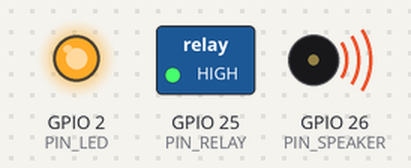
A sketch run on a simulated ESP32. Parts: switched loads named in the sketch (green lamp = pin HIGH), output pins drawn as LEDs (lit = HIGH), buzzer (waves = sounding). Random numbers use the default seed unless the sketch sets one. At 9.2 s the program puts the board to deep sleep or switches it off; the recording ends there.

Above: at 0.7 s.
At 8.7 s:
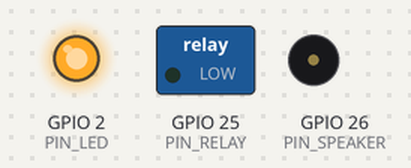
Timing chart, 0 to 9.2 s (numbered marks = the images above):
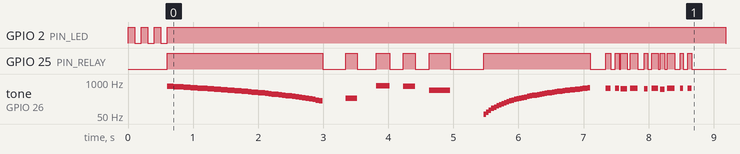

Measured:
- by itself, GPIO 2 (PIN_LED): repeats every 0.20 s: HIGH 0.10 s, LOW 0.10 s
- by itself, GPIO 25 (PIN_RELAY): LOW → HIGH at 0.60 s, → LOW 2.4 s later, → HIGH 0.36 s later, → LOW 0.18 s later, … (32 changes in this stretch)
- by itself, tone on GPIO 26 (PIN_SPEAKER): plays 688 Hz for 0.05 s, 677 Hz for 0.05 s, 666 Hz for 0.05 s, 655 Hz for 0.05 s, 644 Hz for 0.05 s, 633 Hz for 0.05 s … (102 notes in this stretch)

The sketch:

MoleRepeller.ino
```cpp
/*
 * Mole Repeller - Next Generation
 * Target: ESP32 DevKit C
 *
 * Hardware:
 *   GPIO25 → Relay module IN → 12V vibration motor (via NO/COM terminals)
 *            Relay module VCC → 5V, GND → GND
 *            1N4001 flyback diode across motor terminals
 *            Use a relay module rated for 3.3V input signal, or add a
 *            2N2222 level-shift transistor between GPIO25 and the relay coil
 *   GPIO26 → LM386 amplifier input → 8Ω speaker (1W min, 57mm+ cone)
 *   GPIO2  → Status LED (onboard LED on most ESP32 DevKit boards)
 *   12V supply → relay COM terminal → motor
 *
 * Strategy:
 *   Five pattern types (burst, sweep, staccato, rumble, combo) are randomly
 *   dispatched in groups of 1–4 per wake cycle. The relay switches the 12V
 *   motor on/off; the LM386 speaker provides simultaneous low-frequency audio.
 *   Between cycles the ESP32 enters deep sleep (~10µA) for 30–180 s.
 *   The PRNG is re-seeded from the ESP32 hardware RNG on every wake.
 */

#include <Arduino.h>
#include "esp_sleep.h"
#include "esp_random.h"

// ── Pin assignments ──────────────────────────────────────────────────────────
static const uint8_t PIN_RELAY   = 25;  // Relay IN — switches 12V motor
static const uint8_t PIN_SPEAKER = 26;  // Speaker via LM386 amplifier
static const uint8_t PIN_LED     = 2;   // Onboard LED (active HIGH on DevKit C)
// PIN_ENTROPY (GPIO34) removed — RNG now seeded from ESP32 hardware RNG (esp_random())

// ── Frequency range perceived by moles (Hz) ─────────────────────────────────
static const uint16_t FREQ_MIN =  50;
static const uint16_t FREQ_MAX = 800;

// ── Cycle sleep window (ms) ──────────────────────────────────────────────────
// TEST VALUES — restore to 30000 / 180000 before deployment
static const uint32_t SLEEP_MIN_MS =  3000UL;   // 3 s  (deploy: 30000)
static const uint32_t SLEEP_MAX_MS =  8000UL;   // 8 s  (deploy: 180000)

// ─────────────────────────────────────────────────────────────────────────────
// XOR-shift 32-bit PRNG — fast, no division, full 2^32 period
// ─────────────────────────────────────────────────────────────────────────────
static uint32_t rng_state;

static void rng_seed(uint32_t seed) {
    rng_state = seed ? seed : 0xDEADBEEFUL;
}

// XOR-shift: 3 shifts produce a full-period sequence over all 2^32 non-zero values.
static uint32_t rng_next() {
    rng_state ^= rng_state << 13;
    rng_state ^= rng_state >> 17;
    rng_state ^= rng_state << 5;
    return rng_state;
}

// Uniform random value in [lo, hi]
static uint32_t rng_range(uint32_t lo, uint32_t hi) {
    return lo + (rng_next() % (hi - lo + 1));
}

// ─────────────────────────────────────────────────────────────────────────────
// Relay helpers — 12V motor is on/off only (relay cannot PWM)
// ─────────────────────────────────────────────────────────────────────────────
static inline void motorOn()  { digitalWrite(PIN_RELAY, HIGH); }
static inline void motorOff() { digitalWrite(PIN_RELAY, LOW);  }

// ─────────────────────────────────────────────────────────────────────────────
// Pattern 1 — BURST: sharp on/off pulses at random frequencies
// ─────────────────────────────────────────────────────────────────────────────
static void patternBurst() {
    uint8_t count = rng_range(2, 8);       // R: 2–8 pulses — unpredictable burst length
    for (uint8_t i = 0; i < count; i++) {
        uint16_t freq = rng_range(FREQ_MIN, FREQ_MAX); // R: 50–800 Hz — different pitch every pulse
        uint16_t on   = rng_range(80, 400);            // R: pulse duration varies so rhythm is never fixed
        uint16_t off  = rng_range(50, 300);            // R: gap between pulses also varies
        motorOn();
        tone(PIN_SPEAKER, freq, on);
        delay(on);
        motorOff();
        noTone(PIN_SPEAKER);
        delay(off);
    }
}

// ─────────────────────────────────────────────────────────────────────────────
// Pattern 2 — SWEEP: continuous glide up or down while motor runs
// ─────────────────────────────────────────────────────────────────────────────
static void patternSweep() {
    bool     asc    = rng_next() & 1;                    // R: direction up or down — coin flip each time
    uint16_t start  = asc ? rng_range(FREQ_MIN, 200)    // R: ascending sweep starts low (50–200 Hz)
                          : rng_range(400, FREQ_MAX);    //    descending sweep starts high (400–800 Hz)
    uint16_t end    = asc ? rng_range(400, FREQ_MAX)    // R: ascending ends high
                          : rng_range(FREQ_MIN, 200);    //    descending ends low
    uint8_t  steps  = rng_range(20, 60);                 // R: 20–60 steps — controls sweep resolution
    uint16_t stepMs = rng_range(20, 60);                 // R: 20–60 ms per step — controls sweep speed
    int16_t  delta  = ((int16_t)end - (int16_t)start) / (int16_t)steps;

    motorOn();
    for (uint8_t i = 0; i < steps; i++) {
        tone(PIN_SPEAKER, (uint16_t)((int16_t)start + (int16_t)i * delta));
        delay(stepMs);
    }
    noTone(PIN_SPEAKER);
    motorOff();
}

// ─────────────────────────────────────────────────────────────────────────────
// Pattern 3 — STACCATO: rapid short pulses with slight frequency jitter
// ─────────────────────────────────────────────────────────────────────────────
static void patternStaccato() {
    uint8_t  pulses   = rng_range(10, 40);    // R: 10–40 pulses — burst density unpredictable
    uint16_t baseFreq = rng_range(100, 600);  // R: base pitch shifts every staccato sequence
    for (uint8_t i = 0; i < pulses; i++) {
        uint16_t f = baseFreq + (uint16_t)rng_range(0, 80) - 40; // R: ±40 Hz jitter per pulse — never monotone
        motorOn();
        tone(PIN_SPEAKER, f);
        delay(rng_range(30, 120));             // R: on-time varies — irregular clicking rhythm
        motorOff();
        noTone(PIN_SPEAKER);
        delay(rng_range(20, 100));             // R: off-time varies independently of on-time
    }
}

// ─────────────────────────────────────────────────────────────────────────────
// Pattern 4 — RUMBLE: sustained low tone with irregular motor beats
// ─────────────────────────────────────────────────────────────────────────────
static void patternRumble() {
    uint16_t freq     = rng_range(FREQ_MIN, 150); // R: very low tone (50–150 Hz) — mimics underground activity
    uint32_t duration = rng_range(1000, 4000);    // R: rumble lasts 1–4 s — total length unpredictable
    uint32_t elapsed  = 0;
    tone(PIN_SPEAKER, freq);                       // sustained tone throughout
    while (elapsed < duration) {
        uint16_t on  = rng_range(100, 500);        // R: motor beat length varies within the rumble
        uint16_t off = rng_range(50, 250);         // R: motor rest length varies — irregular heartbeat feel
        motorOn();
        delay(on);
        motorOff();
        delay(off);
        elapsed += (uint32_t)on + off;
    }
    noTone(PIN_SPEAKER);
    motorOff();
}

// ─────────────────────────────────────────────────────────────────────────────
// Pattern 5 — COMBO: chains burst → sweep → staccato with gaps
// ─────────────────────────────────────────────────────────────────────────────
static void patternCombo() {
    patternBurst();
    delay(rng_range(100, 400));   // R: gap between sub-patterns varies
    patternSweep();
    delay(rng_range(100, 300));   // R: second gap independent of first
    patternStaccato();
    // Each sub-pattern carries its own internal randomisation (see above),
    // so combo produces the highest variety of any single pattern type.
}

// ─────────────────────────────────────────────────────────────────────────────
// Pattern dispatcher — pick 1–4 random patterns per wake cycle
// ─────────────────────────────────────────────────────────────────────────────
typedef void (*PatternFn)();
static const PatternFn PATTERNS[] = {
    patternBurst,
    patternSweep,
    patternStaccato,
    patternRumble,
    patternCombo,
};
static const uint8_t NUM_PATTERNS = sizeof(PATTERNS) / sizeof(PATTERNS[0]);

static void runCycle() {
    uint8_t count = rng_range(1, 4);                // R: 1–4 patterns fired per wake — cycle length varies
    for (uint8_t i = 0; i < count; i++) {
        PATTERNS[rng_next() % NUM_PATTERNS]();       // R: pattern type chosen independently each slot
        delay(rng_range(200, 800));                  // R: inter-pattern pause varies — no fixed cadence
    }
}

// ─────────────────────────────────────────────────────────────────────────────
// ESP32 deep sleep — restarts from setup() on each wake
// ─────────────────────────────────────────────────────────────────────────────
static void deepSleepMs(uint32_t ms) {
    digitalWrite(PIN_RELAY, LOW);                              // ensure motor is off before sleep
    esp_sleep_enable_timer_wakeup((uint64_t)ms * 1000ULL);    // timer wakeup, µs units
    esp_deep_sleep_start();                                    // does not return
}

// ─────────────────────────────────────────────────────────────────────────────
// Arduino entry points
// ─────────────────────────────────────────────────────────────────────────────
void setup() {
    pinMode(PIN_RELAY,   OUTPUT);
    pinMode(PIN_SPEAKER, OUTPUT);
    pinMode(PIN_LED,     OUTPUT);
    digitalWrite(PIN_RELAY, LOW);   // relay off at boot — motor must not fire until pattern starts

    // Seed from ESP32 hardware RNG (thermal noise from RF subsystem).
    // Genuinely random on every wake — no fixed pattern possible.
    rng_seed(esp_random());

    // Quick startup blink to confirm the device is alive after each wake
    for (uint8_t i = 0; i < 3; i++) {
        digitalWrite(PIN_LED, HIGH); delay(100);
        digitalWrite(PIN_LED, LOW);  delay(100);
    }
}

void loop() {
    digitalWrite(PIN_LED, HIGH);
    runCycle();
    digitalWrite(PIN_LED, LOW);

    deepSleepMs(rng_range(SLEEP_MIN_MS, SLEEP_MAX_MS)); // R: 30–180 s silence — moles can't learn the interval
    // deepSleepMs does not return — ESP32 wakes and restarts from setup()
}
```
